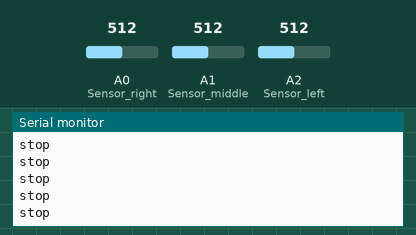
Bench run of a sketch on a simulated Arduino Uno, built with avr-gcc and run on an emulated ATmega328P. On the bench: the last lines printed to the serial monitor. The test bench sets the inputs (shaded band); at power-on: A0 (Sensor_right) = 512, A1 (Sensor_middle) = 512, A2 (Sensor_left) = 512.

Above: at 1.2 s.
1.3 s: A0 (Sensor_right) set to 485
At 1.33 s:
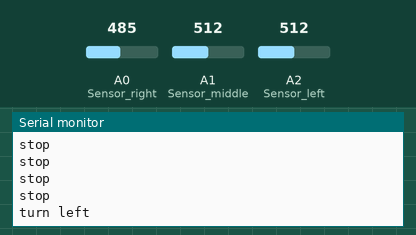
3.2 s: A1 (Sensor_middle) set to 487
At 3.24 s:
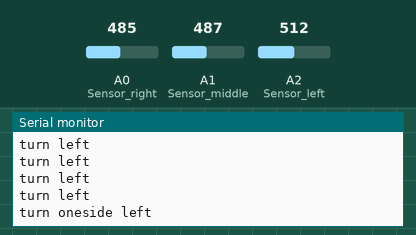

Measured:
- the behaviour switches between 501 and 500 on A0 (Sensor_right) (found by bisection; images 0 and 1)
- the behaviour switches between 501 and 500 on A1 (Sensor_middle) (found by bisection; images 1 and 2)
- after the input at 1.3 s, the serial monitor: prints a new line at once (image 1)
- after the input at 3.2 s, the serial monitor: prints a new line at once (image 2)

The sketch:

Final_Code.ino
```cpp
const int Sensor_right = A0;     // Set Right Line Walking Infrared sensor port
const int Sensor_middle = A1;     // Set Middle Line Walking Infrared sensor port
const int Sensor_left = A2;      // Set Left Line Walking Infrared sensor port

int SR;    // State of Right Line Walking Infrared sensor
int SM;    // State of Right Line Walking Infrared sensor
int SL;    // State of Left Line Walking Infrared sensor

int ir_correction_left = 0;
int ir_correction_middle = 0;
int ir_correction_right = 0;

int block_L = 0;
int block_R = 0;
int block_M = 0;

void setup() {
  pinMode(Sensor_right, INPUT);
  pinMode(Sensor_middle, INPUT);
  pinMode(Sensor_left, INPUT);
  Serial.begin(9600);

}

void loop() {
  SR = analogRead(Sensor_right);
  SM = analogRead(Sensor_middle);
  SL = analogRead(Sensor_left);

  if (SR > 500){block_R = 1;}else{block_R = 0;}
  if (SL > 500){block_L = 1;}else{block_L = 0;}
  if (SM > 500){block_M = 1;}else{block_M = 0;}
  //Serial.println(SR);


  if (block_L == 1 && block_R == 0 && block_M == 1)// Left sensor against white undersurface and right against black undersurface , the car left off track and need to adjust to the right.
  {
    Serial.println("turn left");
  }

  else if (block_L == 0 && block_R ==  1 && block_M == 1) // Rihgt sensor against white undersurface and left against black undersurface , the car right off track and need to adjust to the left.
  {
    Serial.println("turn right");
  }
  else if (block_L == 0 && block_R == 1 && block_M == 0)// Left sensor against white undersurface and right against black undersurface , the car left off track and need to adjust to the right.
  {
    Serial.println("turn oneside right");
  }

  else if (block_L == 1 && block_R ==  0 && block_M == 0) // Rihgt sensor against white undersurface and left against black undersurface , the car right off track and need to adjust to the left.
  {
    Serial.println("turn oneside left");
  }
  else if (block_L == 0 && block_R ==  0 && block_M == 1)
  {
    Serial.println("straight");
  }
  else
  {
    if (block_R == 1 && block_L == 1)
    {
      Serial.println("stop");
    }
  }
  delay(50);
}
```
